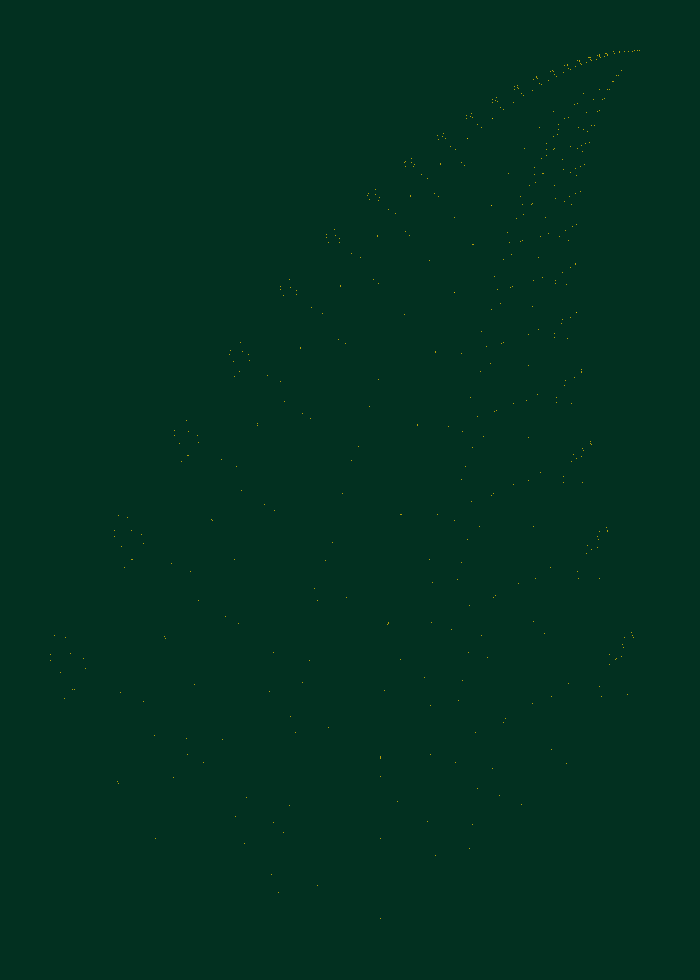
Frame 1 (no input)
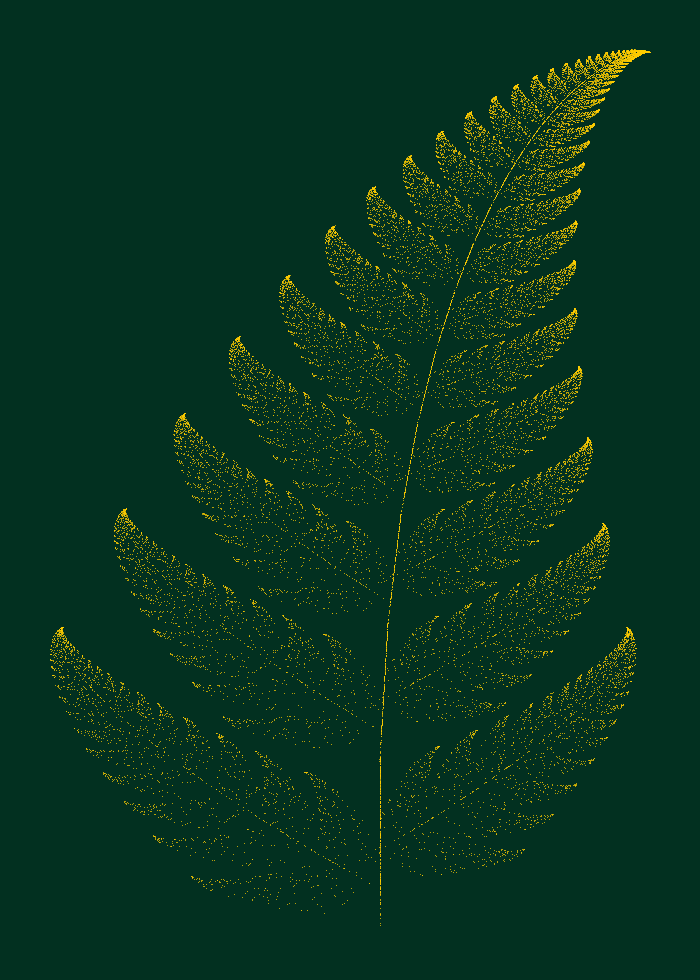
Frame 60 (the mouse pressed at the canvas centre just before this capture)
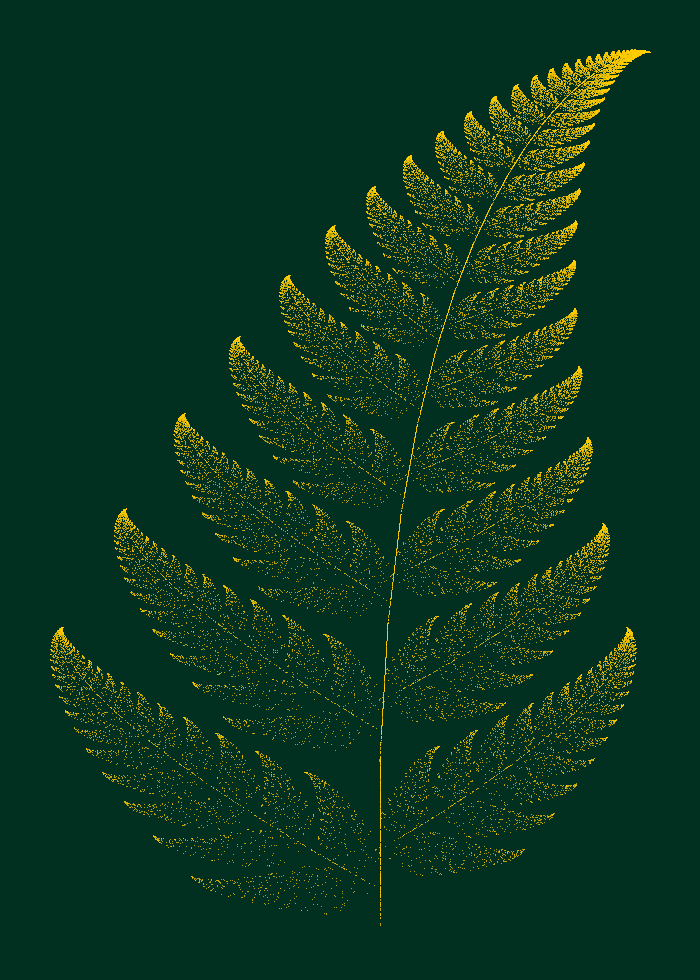
Frame 120 (the mouse held since frame 60 and released just before this capture)

The Processing sketch that drew these frames (run headless with seeded random() and noise(); from frame 60 on, the mouse is pressed at the canvas centre):

// Processing sketch: barnsley_fern
// ── barnsley_fern.pde
////------------ barnsley fern ------------//
//String demoName = "barnsley_fern";
//float[][] F = {
//  {  0.00,  0.00,  0.00, 0.16, 0.00, 0.00 },
//  {  0.85,  0.04, -0.04, 0.85, 0.00, 1.60 },
//  {  0.20, -0.26,  0.23, 0.22, 0.00, 1.60 },
//  { -0.15,  0.28,  0.26, 0.24, 0.00, 0.44 }
//};
//float[] P = { 0.01, 0.85, 0.07 }; // P[3] is implied to be whatever makes it add up to 1.
//float[] R = { -2.2, 2.7, 0, 10 }; // The range (minX, maxX, minY, maxY).

//------------ modified pinnae ------------//
String demoName = "modified_pinnae";
float[][] F = {
  {  0.000, 0.000, 0.000, 0.200, 0.00, -0.12 },
  {  0.845, 0.035, -0.035, 0.820, 0.00, 1.60 },
  {  0.200, -0.310, 0.255, 0.245, 0.00, 0.29 },
  { -0.150, 0.240, 0.250, 0.200, 0.00, 0.68 }
};
float[] P = { 0.01, 0.85, 0.07 };
float[] R = { -2.35, 1.92, -0.11, 8.54 };

//------------ culcita_fern ------------//
//String demoName = "culcita_fern";
//float[][] F = {
//  { 0, 0, 0, 0.25, 0, -0.14 },
//  { 0.85, 0.02, -0.02, 0.83, 0, 1 },
//  { 0.09, -0.28, 0.3, 0.11, 0, 0.6 },
//  { -0.09, 0.28, 0.3, 0.09, 0, 0.7 }
//};
//float[] P = { 0.02, 0.84, 0.07 };
//float[] R = { -1.55, 1.55, -0.17, 5.79 };

//------------ pellaea_fern ------------//
//String demoName = "pellaea_fern";
//float[][] F = {
//  { 0, 0, 0, 0.25, 0, -0.4 },
//  { 0.95, 0.002, -0.002, 0.93, -0.002, 0.5 },
//  { 0.035, -0.11, 0.27, 0.01, -0.05, 0.005 },
//  { -0.04, 0.11, 0.27, 0.01, 0.047, 0.06 }
//};

//float[] P = { 0.02, 0.84, 0.07 };
//float[] R = { -0.8, 0.8, -0.50, 7 };


//------------ cyclosorus_fern ------------//
//String demoName = "cyclosorus_fern";
//float[][] F = {
//  { 0, 0, 0, 0.25, 0, -0.4 },
//  { 0.95, 0.005, -0.005, 0.93, -0.002, 0.5 },
//  { 0.035, -0.2, 0.16, 0.04, -0.09, 0.02 },
//  { -0.04, 0.2, 0.16, 0.04, 0.083, 0.12 }
//};

//float[] P = { 0.02, 0.84, 0.07 };
//float[] R = { -1.45, 1.45, -0.50, 7 };

int speed = 500; // Number of iterations per frame
int iterations = 250000;
int iterCount = 0;

PVector p = new PVector(0, 0);

void setup() {
  size(700, 980);
  background(color(0x02, 0x30, 0x20));
  stroke(color(255, 204, 0));
  strokeWeight(1);
}

void draw() {
  for (int i = 0; i < speed; i++) {
    drawPoint();
    updatePoint();
  }

  if (frameCount % 100 == 0) {
    String formatted = String.format("%06d", iterCount);
    String fileName = "data/" + demoName + "_" + formatted + "_iters.png";
    save(fileName);
    println("Wrote file: " + fileName);
  }

  if (iterCount >= iterations) {
    noLoop();
  }
}

void drawPoint() {
  int b = 50;
  float x = map(p.x, R[0], R[1], b, width - b);
  float y = map(p.y, R[2], R[3], height - b, b);
  point(x, y);
}

void updatePoint() {
  iterCount++;

  float r = random(1);
  int i;
  if (r < P[0]) {
    i = 0;
  } else if (r < P[0] + P[1]) {
    i = 1;
  } else if (r < P[0] + P[1] + P[2]) {
    i = 2;
  } else {
    i = 3;
  }

  float nextX = F[i][0] * p.x + F[i][1] * p.y + F[i][4];
  float nextY = F[i][2] * p.x + F[i][3] * p.y + F[i][5];
  p.x = nextX;
  p.y = nextY;
}
